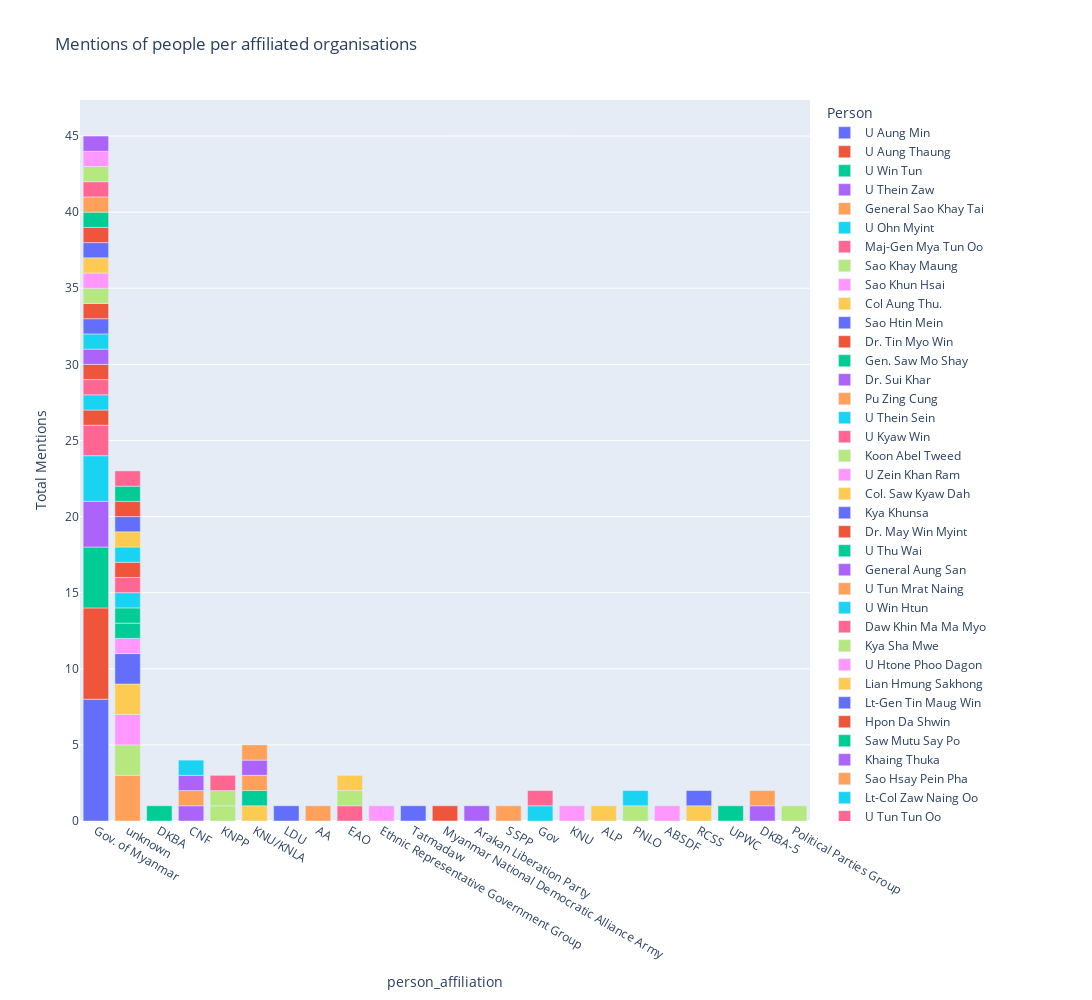

The code cell stored with this chart in its notebook:
### Markdown cell above
Bar chart of all mentions of persons and their affiliated organisations:

### Code cell
fig2 = px.bar(overall_with_orgs2, x="person_affiliation", y="Total Mentions", color="Person", title="Mentions of people per affiliated organisations")
fig2.update_layout(
    autosize=False,
    width=1500,
    height=1000,)
fig2.show()

### Figure 1 — Plotly figure (JSON) as saved in the notebook; plotly's stock layout.template omitted (floating-point values rounded to 4 significant figures)
{"data": [{"alignmentgroup": "True", "hovertemplate": "Person=U Aung Min<br>person_affiliation=%{x}<br>Total Mentions=%{y}<extra></extra>", "legendgroup": "U Aung Min", "marker": {"color": "#636efa", "pattern": {"shape": ""}}, "name": "U Aung Min", "offsetgroup": "U Aung Min", "orientation": "v", "showlegend": true, "textposition": "auto", "type": "bar", "x": ["Gov. of Myanmar"], "xaxis": "x", "y": [8], "yaxis": "y"}, {"alignmentgroup": "True", "hovertemplate": "Person=U Aung Thaung<br>person_affiliation=%{x}<br>Total Mentions=%{y}<extra></extra>", "legendgroup": "U Aung Thaung", "marker": {"color": "#EF553B", "pattern": {"shape": ""}}, "name": "U Aung Thaung", "offsetgroup": "U Aung Thaung", "orientation": "v", "showlegend": true, "textposition": "auto", "type": "bar", "x": ["Gov. of Myanmar"], "xaxis": "x", "y": [6], "yaxis": "y"}, {"alignmentgroup": "True", "hovertemplate": "Person=U Win Tun<br>person_affiliation=%{x}<br>Total Mentions=%{y}<extra></extra>", "legendgroup": "U Win Tun", "marker": {"color": "#00cc96", "pattern": {"shape": ""}}, "name": "U Win Tun", "offsetgroup": "U Win Tun", "orientation": "v", "showlegend": true, "textposition": "auto", "type": "bar", "x": ["Gov. of Myanmar"], "xaxis": "x", "y": [4], "yaxis": "y"}, {"alignmentgroup": "True", "hovertemplate": "Person=U Thein Zaw<br>person_affiliation=%{x}<br>Total Mentions=%{y}<extra></extra>", "legendgroup": "U Thein Zaw", "marker": {"color": "#ab63fa", "pattern": {"shape": ""}}, "name": "U Thein Zaw", "offsetgroup": "U Thein Zaw", "orientation": "v", "showlegend": true, "textposition": "auto", "type": "bar", "x": ["Gov. of Myanmar"], "xaxis": "x", "y": [3], "yaxis": "y"}, {"alignmentgroup": "True", "hovertemplate": "Person=General Sao Khay Tai<br>person_affiliation=%{x}<br>Total Mentions=%{y}<extra></extra>", "legendgroup": "General Sao Khay Tai", "marker": {"color": "#FFA15A", "pattern": {"shape": ""}}, "name": "General Sao Khay Tai", "offsetgroup": "General Sao Khay Tai", "orientation": "v", "showlegend": true, "textposition": "auto", "type": "bar", "x": ["unknown"], "xaxis": "x", "y": [3], "yaxis": "y"}, {"alignmentgroup": "True", "hovertemplate": "Person=U Ohn Myint<br>person_affiliation=%{x}<br>Total Mentions=%{y}<extra></extra>", "legendgroup": "U Ohn Myint", "marker": {"color": "#19d3f3", "pattern": {"shape": ""}}, "name": "U Ohn Myint", "offsetgroup": "U Ohn Myint", "orientation": "v", "showlegend": true, "textposition": "auto", "type": "bar", "x": ["Gov. of Myanmar"], "xaxis": "x", "y": [3], "yaxis": "y"}, {"alignmentgroup": "True", "hovertemplate": "Person=Maj-Gen Mya Tun Oo<br>person_affiliation=%{x}<br>Total Mentions=%{y}<extra></extra>", "legendgroup": "Maj-Gen Mya Tun Oo", "marker": {"color": "#FF6692", "pattern": {"shape": ""}}, "name": "Maj-Gen Mya Tun Oo", "offsetgroup": "Maj-Gen Mya Tun Oo", "orientation": "v", "showlegend": true, "textposition": "auto", "type": "bar", "x": ["Gov. of Myanmar"], "xaxis": "x", "y": [2], "yaxis": "y"}, {"alignmentgroup": "True", "hovertemplate": "Person=Sao Khay Maung<br>person_affiliation=%{x}<br>Total Mentions=%{y}<extra></extra>", "legendgroup": "Sao Khay Maung", "marker": {"color": "#B6E880", "pattern": {"shape": ""}}, "name": "Sao Khay Maung", "offsetgroup": "Sao Khay Maung", "orientation": "v", "showlegend": true, "textposition": "auto", "type": "bar", "x": ["unknown"], "xaxis": "x", "y": [2], "yaxis": "y"}, {"alignmentgroup": "True", "hovertemplate": "Person=Sao Khun Hsai<br>person_affiliation=%{x}<br>Total Mentions=%{y}<extra></extra>", "legendgroup": "Sao Khun Hsai", "marker": {"color": "#FF97FF", "pattern": {"shape": ""}}, "name": "Sao Khun Hsai", "offsetgroup": "Sao Khun Hsai", "orientation": "v", "showlegend": true, "textposition": "auto", "type": "bar", "x": ["unknown"], "xaxis": "x", "y": [2], "yaxis": "y"}, {"alignmentgroup": "True", "hovertemplate": "Person=Col Aung Thu.<br>person_affiliation=%{x}<br>Total Mentions=%{y}<extra></extra>", "legendgroup": "Col Aung Thu.", "marker": {"color": "#FECB52", "pattern": {"shape": ""}}, "name": "Col Aung Thu.", "offsetgroup": "Col Aung Thu.", "orientation": "v", "showlegend": true, "textposition": "auto", "type": "bar", "x": ["unknown"], "xaxis": "x", "y": [2], "yaxis": "y"}, {"alignmentgroup": "True", "hovertemplate": "Person=Sao Htin Mein<br>person_affiliation=%{x}<br>Total Mentions=%{y}<extra></extra>", "legendgroup": "Sao Htin Mein", "marker": {"color": "#636efa", "pattern": {"shape": ""}}, "name": "Sao Htin Mein", "offsetgroup": "Sao Htin Mein", "orientation": "v", "showlegend": true, "textposition": "auto", "type": "bar", "x": ["unknown"], "xaxis": "x", "y": [2], "yaxis": "y"}, {"alignmentgroup": "True", "hovertemplate": "Person=Dr. Tin Myo Win<br>person_affiliation=%{x}<br>Total Mentions=%{y}<extra></extra>", "legendgroup": "Dr. Tin Myo Win", "marker": {"color": "#EF553B", "pattern": {"shape": ""}}, "name": "Dr. Tin Myo Win", "offsetgroup": "Dr. Tin Myo Win", "orientation": "v", "showlegend": true, "textposition": "auto", "type": "bar", "x": ["Gov. of Myanmar"], "xaxis": "x", "y": [1], "yaxis": "y"}, {"alignmentgroup": "True", "hovertemplate": "Person=Gen. Saw Mo Shay<br>person_affiliation=%{x}<br>Total Mentions=%{y}<extra></extra>", "legendgroup": "Gen. Saw Mo Shay", "marker": {"color": "#00cc96", "pattern": {"shape": ""}}, "name": "Gen. Saw Mo Shay", "offsetgroup": "Gen. Saw Mo Shay", "orientation": "v", "showlegend": true, "textposition": "auto", "type": "bar", "x": ["DKBA"], "xaxis": "x", "y": [1], "yaxis": "y"}, {"alignmentgroup": "True", "hovertemplate": "Person=Dr. Sui Khar<br>person_affiliation=%{x}<br>Total Mentions=%{y}<extra></extra>", "legendgroup": "Dr. Sui Khar", "marker": {"color": "#ab63fa", "pattern": {"shape": ""}}, "name": "Dr. Sui Khar", "offsetgroup": "Dr. Sui Khar", "orientation": "v", "showlegend": true, "textposition": "auto", "type": "bar", "x": ["CNF"], "xaxis": "x", "y": [1], "yaxis": "y"}, {"alignmentgroup": "True", "hovertemplate": "Person=Pu Zing Cung<br>person_affiliation=%{x}<br>Total Mentions=%{y}<extra></extra>", "legendgroup": "Pu Zing Cung", "marker": {"color": "#FFA15A", "pattern": {"shape": ""}}, "name": "Pu Zing Cung", "offsetgroup": "Pu Zing Cung", "orientation": "v", "showlegend": true, "textposition": "auto", "type": "bar", "x": ["CNF"], "xaxis": "x", "y": [1], "yaxis": "y"}, {"alignmentgroup": "True", "hovertemplate": "Person=U Thein Sein<br>person_affiliation=%{x}<br>Total Mentions=%{y}<extra></extra>", "legendgroup": "U Thein Sein", "marker": {"color": "#19d3f3", "pattern": {"shape": ""}}, "name": "U Thein Sein", "offsetgroup": "U Thein Sein", "orientation": "v", "showlegend": true, "textposition": "auto", "type": "bar", "x": ["Gov. of Myanmar"], "xaxis": "x", "y": [1], "yaxis": "y"}, {"alignmentgroup": "True", "hovertemplate": "Person=U Kyaw Win<br>person_affiliation=%{x}<br>Total Mentions=%{y}<extra></extra>", "legendgroup": "U Kyaw Win", "marker": {"color": "#FF6692", "pattern": {"shape": ""}}, "name": "U Kyaw Win", "offsetgroup": "U Kyaw Win", "orientation": "v", "showlegend": true, "textposition": "auto", "type": "bar", "x": ["Gov. of Myanmar"], "xaxis": "x", "y": [1], "yaxis": "y"}, {"alignmentgroup": "True", "hovertemplate": "Person=Koon Abel Tweed<br>person_affiliation=%{x}<br>Total Mentions=%{y}<extra></extra>", "legendgroup": "Koon Abel Tweed", "marker": {"color": "#B6E880", "pattern": {"shape": ""}}, "name": "Koon Abel Tweed", "offsetgroup": "Koon Abel Tweed", "orientation": "v", "showlegend": true, "textposition": "auto", "type": "bar", "x": ["KNPP"], "xaxis": "x", "y": [1], "yaxis": "y"}, {"alignmentgroup": "True", "hovertemplate": "Person=U Zein Khan Ram<br>person_affiliation=%{x}<br>Total Mentions=%{y}<extra></extra>", "legendgroup": "U Zein Khan Ram", "marker": {"color": "#FF97FF", "pattern": {"shape": ""}}, "name": "U Zein Khan Ram", "offsetgroup": "U Zein Khan Ram", "orientation": "v", "showlegend": true, "textposition": "auto", "type": "bar", "x": ["unknown"], "xaxis": "x", "y": [1], "yaxis": "y"}, {"alignmentgroup": "True", "hovertemplate": "Person=Col. Saw Kyaw Dah<br>person_affiliation=%{x}<br>Total Mentions=%{y}<extra></extra>", "legendgroup": "Col. Saw Kyaw Dah", "marker": {"color": "#FECB52", "pattern": {"shape": ""}}, "name": "Col. Saw Kyaw Dah", "offsetgroup": "Col. Saw Kyaw Dah", "orientation": "v", "showlegend": true, "textposition": "auto", "type": "bar", "x": ["KNU/KNLA"], "xaxis": "x", "y": [1], "yaxis": "y"}, {"alignmentgroup": "True", "hovertemplate": "Person=Kya Khunsa<br>person_affiliation=%{x}<br>Total Mentions=%{y}<extra></extra>", "legendgroup": "Kya Khunsa", "marker": {"color": "#636efa", "pattern": {"shape": ""}}, "name": "Kya Khunsa", "offsetgroup": "Kya Khunsa", "orientation": "v", "showlegend": true, "textposition": "auto", "type": "bar", "x": ["LDU"], "xaxis": "x", "y": [1], "yaxis": "y"}, {"alignmentgroup": "True", "hovertemplate": "Person=Dr. May Win Myint<br>person_affiliation=%{x}<br>Total Mentions=%{y}<extra></extra>", "legendgroup": "Dr. May Win Myint", "marker": {"color": "#EF553B", "pattern": {"shape": ""}}, "name": "Dr. May Win Myint", "offsetgroup": "Dr. May Win Myint", "orientation": "v", "showlegend": true, "textposition": "auto", "type": "bar", "x": ["Gov. of Myanmar"], "xaxis": "x", "y": [1], "yaxis": "y"}, {"alignmentgroup": "True", "hovertemplate": "Person=U Thu Wai<br>person_affiliation=%{x}<br>Total Mentions=%{y}<extra></extra>", "legendgroup": "U Thu Wai", "marker": {"color": "#00cc96", "pattern": {"shape": ""}}, "name": "U Thu Wai", "offsetgroup": "U Thu Wai", "orientation": "v", "showlegend": true, "textposition": "auto", "type": "bar", "x": ["unknown"], "xaxis": "x", "y": [1], "yaxis": "y"}, {"alignmentgroup": "True", "hovertemplate": "Person=General Aung San<br>person_affiliation=%{x}<br>Total Mentions=%{y}<extra></extra>", "legendgroup": "General Aung San", "marker": {"color": "#ab63fa", "pattern": {"shape": ""}}, "name": "General Aung San", "offsetgroup": "General Aung San", "orientation": "v", "showlegend": true, "textposition": "auto", "type": "bar", "x": ["Gov. of Myanmar"], "xaxis": "x", "y": [1], "yaxis": "y"}, {"alignmentgroup": "True", "hovertemplate": "Person=U Tun Mrat Naing<br>person_affiliation=%{x}<br>Total Mentions=%{y}<extra></extra>", "legendgroup": "U Tun Mrat Naing", "marker": {"color": "#FFA15A", "pattern": {"shape": ""}}, "name": "U Tun Mrat Naing", "offsetgroup": "U Tun Mrat Naing", "orientation": "v", "showlegend": true, "textposition": "auto", "type": "bar", "x": ["AA"], "xaxis": "x", "y": [1], "yaxis": "y"}, {"alignmentgroup": "True", "hovertemplate": "Person=U Win Htun<br>person_affiliation=%{x}<br>Total Mentions=%{y}<extra></extra>", "legendgroup": "U Win Htun", "marker": {"color": "#19d3f3", "pattern": {"shape": ""}}, "name": "U Win Htun", "offsetgroup": "U Win Htun", "orientation": "v", "showlegend": true, "textposition": "auto", "type": "bar", "x": ["Gov. of Myanmar"], "xaxis": "x", "y": [1], "yaxis": "y"}, {"alignmentgroup": "True", "hovertemplate": "Person=Daw Khin Ma Ma Myo<br>person_affiliation=%{x}<br>Total Mentions=%{y}<extra></extra>", "legendgroup": "Daw Khin Ma Ma Myo", "marker": {"color": "#FF6692", "pattern": {"shape": ""}}, "name": "Daw Khin Ma Ma Myo", "offsetgroup": "Daw Khin Ma Ma Myo", "orientation": "v", "showlegend": true, "textposition": "auto", "type": "bar", "x": ["EAO"], "xaxis": "x", "y": [1], "yaxis": "y"}, {"alignmentgroup": "True", "hovertemplate": "Person=Kya Sha Mwe<br>person_affiliation=%{x}<br>Total Mentions=%{y}<extra></extra>", "legendgroup": "Kya Sha Mwe", "marker": {"color": "#B6E880", "pattern": {"shape": ""}}, "name": "Kya Sha Mwe", "offsetgroup": "Kya Sha Mwe", "orientation": "v", "showlegend": true, "textposition": "auto", "type": "bar", "x": ["EAO"], "xaxis": "x", "y": [1], "yaxis": "y"}, {"alignmentgroup": "True", "hovertemplate": "Person=U Htone Phoo Dagon<br>person_affiliation=%{x}<br>Total Mentions=%{y}<extra></extra>", "legendgroup": "U Htone Phoo Dagon", "marker": {"color": "#FF97FF", "pattern": {"shape": ""}}, "name": "U Htone Phoo Dagon", "offsetgroup": "U Htone Phoo Dagon", "orientation": "v", "showlegend": true, "textposition": "auto", "type": "bar", "x": ["Ethnic Representative Government Group"], "xaxis": "x", "y": [1], "yaxis": "y"}, {"alignmentgroup": "True", "hovertemplate": "Person=Lian Hmung Sakhong<br>person_affiliation=%{x}<br>Total Mentions=%{y}<extra></extra>", "legendgroup": "Lian Hmung Sakhong", "marker": {"color": "#FECB52", "pattern": {"shape": ""}}, "name": "Lian Hmung Sakhong", "offsetgroup": "Lian Hmung Sakhong", "orientation": "v", "showlegend": true, "textposition": "auto", "type": "bar", "x": ["EAO"], "xaxis": "x", "y": [1], "yaxis": "y"}, {"alignmentgroup": "True", "hovertemplate": "Person=Lt-Gen Tin Maug Win<br>person_affiliation=%{x}<br>Total Mentions=%{y}<extra></extra>", "legendgroup": "Lt-Gen Tin Maug Win", "marker": {"color": "#636efa", "pattern": {"shape": ""}}, "name": "Lt-Gen Tin Maug Win", "offsetgroup": "Lt-Gen Tin Maug Win", "orientation": "v", "showlegend": true, "textposition": "auto", "type": "bar", "x": ["Tatmadaw"], "xaxis": "x", "y": [1], "yaxis": "y"}, {"alignmentgroup": "True", "hovertemplate": "Person=Hpon Da Shwin<br>person_affiliation=%{x}<br>Total Mentions=%{y}<extra></extra>", "legendgroup": "Hpon Da Shwin", "marker": {"color": "#EF553B", "pattern": {"shape": ""}}, "name": "Hpon Da Shwin", "offsetgroup": "Hpon Da Shwin", "orientation": "v", "showlegend": true, "textposition": "auto", "type": "bar", "x": ["Myanmar National Democratic Alliance Army"], "xaxis": "x", "y": [1], "yaxis": "y"}, {"alignmentgroup": "True", "hovertemplate": "Person=Saw Mutu Say Po<br>person_affiliation=%{x}<br>Total Mentions=%{y}<extra></extra>", "legendgroup": "Saw Mutu Say Po", "marker": {"color": "#00cc96", "pattern": {"shape": ""}}, "name": "Saw Mutu Say Po", "offsetgroup": "Saw Mutu Say Po", "orientation": "v", "showlegend": true, "textposition": "auto", "type": "bar", "x": ["KNU/KNLA"], "xaxis": "x", "y": [1], "yaxis": "y"}, {"alignmentgroup": "True", "hovertemplate": "Person=Khaing Thuka<br>person_affiliation=%{x}<br>Total Mentions=%{y}<extra></extra>", "legendgroup": "Khaing Thuka", "marker": {"color": "#ab63fa", "pattern": {"shape": ""}}, "name": "Khaing Thuka", "offsetgroup": "Khaing Thuka", "orientation": "v", "showlegend": true, "textposition": "auto", "type": "bar", "x": ["Arakan Liberation Party"], "xaxis": "x", "y": [1], "yaxis": "y"}, {"alignmentgroup": "True", "hovertemplate": "Person=Sao Hsay Pein Pha<br>person_affiliation=%{x}<br>Total Mentions=%{y}<extra></extra>", "legendgroup": "Sao Hsay Pein Pha", "marker": {"color": "#FFA15A", "pattern": {"shape": ""}}, "name": "Sao Hsay Pein Pha", "offsetgroup": "Sao Hsay Pein Pha", "orientation": "v", "showlegend": true, "textposition": "auto", "type": "bar", "x": ["SSPP"], "xaxis": "x", "y": [1], "yaxis": "y"}, {"alignmentgroup": "True", "hovertemplate": "Person=Lt-Col Zaw Naing Oo<br>person_affiliation=%{x}<br>Total Mentions=%{y}<extra></extra>", "legendgroup": "Lt-Col Zaw Naing Oo", "marker": {"color": "#19d3f3", "pattern": {"shape": ""}}, "name": "Lt-Col Zaw Naing Oo", "offsetgroup": "Lt-Col Zaw Naing Oo", "orientation": "v", "showlegend": true, "textposition": "auto", "type": "bar", "x": ["Gov"], "xaxis": "x", "y": [1], "yaxis": "y"}, {"alignmentgroup": "True", "hovertemplate": "Person=U Tun Tun Oo<br>person_affiliation=%{x}<br>Total Mentions=%{y}<extra></extra>", "legendgroup": "U Tun Tun Oo", "marker": {"color": "#FF6692", "pattern": {"shape": ""}}, "name": "U Tun Tun Oo", "offsetgroup": "U Tun Tun Oo", "orientation": "v", "showlegend": true, "textposition": "auto", "type": "bar", "x": ["Gov"], "xaxis": "x", "y": [1], "yaxis": "y"}, {"alignmentgroup": "True", "hovertemplate": "Person=Khu Oo Re<br>person_affiliation=%{x}<br>Total Mentions=%{y}<extra></extra>", "legendgroup": "Khu Oo Re", "marker": {"color": "#B6E880", "pattern": {"shape": ""}}, "name": "Khu Oo Re", "offsetgroup": "Khu Oo Re", "orientation": "v", "showlegend": true, "textposition": "auto", "type": "bar", "x": ["KNPP"], "xaxis": "x", "y": [1], "yaxis": "y"}, {"alignmentgroup": "True", "hovertemplate": "Person=Padoh Saw Ta Doh Moo<br>person_affiliation=%{x}<br>Total Mentions=%{y}<extra></extra>", "legendgroup": "Padoh Saw Ta Doh Moo", "marker": {"color": "#FF97FF", "pattern": {"shape": ""}}, "name": "Padoh Saw Ta Doh Moo", "offsetgroup": "Padoh Saw Ta Doh Moo", "orientation": "v", "showlegend": true, "textposition": "auto", "type": "bar", "x": ["KNU"], "xaxis": "x", "y": [1], "yaxis": "y"}, {"alignmentgroup": "True", "hovertemplate": "Person=Lt. Col Khine Myo Chit<br>person_affiliation=%{x}<br>Total Mentions=%{y}<extra></extra>", "legendgroup": "Lt. Col Khine Myo Chit", "marker": {"color": "#FECB52", "pattern": {"shape": ""}}, "name": "Lt. Col Khine Myo Chit", "offsetgroup": "Lt. Col Khine Myo Chit", "orientation": "v", "showlegend": true, "textposition": "auto", "type": "bar", "x": ["ALP"], "xaxis": "x", "y": [1], "yaxis": "y"}, {"alignmentgroup": "True", "hovertemplate": "Person=Maj. Gen. Min Naung<br>person_affiliation=%{x}<br>Total Mentions=%{y}<extra></extra>", "legendgroup": "Maj. Gen. Min Naung", "marker": {"color": "#636efa", "pattern": {"shape": ""}}, "name": "Maj. Gen. Min Naung", "offsetgroup": "Maj. Gen. Min Naung", "orientation": "v", "showlegend": true, "textposition": "auto", "type": "bar", "x": ["Gov. of Myanmar"], "xaxis": "x", "y": [1], "yaxis": "y"}, {"alignmentgroup": "True", "hovertemplate": "Person=Htein Lin<br>person_affiliation=%{x}<br>Total Mentions=%{y}<extra></extra>", "legendgroup": "Htein Lin", "marker": {"color": "#EF553B", "pattern": {"shape": ""}}, "name": "Htein Lin", "offsetgroup": "Htein Lin", "orientation": "v", "showlegend": true, "textposition": "auto", "type": "bar", "x": ["Gov. of Myanmar"], "xaxis": "x", "y": [1], "yaxis": "y"}, {"alignmentgroup": "True", "hovertemplate": "Person=U Hung Ngai<br>person_affiliation=%{x}<br>Total Mentions=%{y}<extra></extra>", "legendgroup": "U Hung Ngai", "marker": {"color": "#00cc96", "pattern": {"shape": ""}}, "name": "U Hung Ngai", "offsetgroup": "U Hung Ngai", "orientation": "v", "showlegend": true, "textposition": "auto", "type": "bar", "x": ["unknown"], "xaxis": "x", "y": [1], "yaxis": "y"}, {"alignmentgroup": "True", "hovertemplate": "Person=Pu Zin Cun<br>person_affiliation=%{x}<br>Total Mentions=%{y}<extra></extra>", "legendgroup": "Pu Zin Cun", "marker": {"color": "#ab63fa", "pattern": {"shape": ""}}, "name": "Pu Zin Cun", "offsetgroup": "Pu Zin Cun", "orientation": "v", "showlegend": true, "textposition": "auto", "type": "bar", "x": ["CNF"], "xaxis": "x", "y": [1], "yaxis": "y"}, {"alignmentgroup": "True", "hovertemplate": "Person=General Secretary Naw Zipporah Sein<br>person_affiliation=%{x}<br>Total Mentions=%{y}<extra></extra>", "legendgroup": "General Secretary Naw Zipporah Sein", "marker": {"color": "#FFA15A", "pattern": {"shape": ""}}, "name": "General Secretary Naw Zipporah Sein", "offsetgroup": "General Secretary Naw Zipporah Sein", "orientation": "v", "showlegend": true, "textposition": "auto", "type": "bar", "x": ["KNU/KNLA"], "xaxis": "x", "y": [1], "yaxis": "y"}, {"alignmentgroup": "True", "hovertemplate": "Person=U Twan Zaw<br>person_affiliation=%{x}<br>Total Mentions=%{y}<extra></extra>", "legendgroup": "U Twan Zaw", "marker": {"color": "#19d3f3", "pattern": {"shape": ""}}, "name": "U Twan Zaw", "offsetgroup": "U Twan Zaw", "orientation": "v", "showlegend": true, "textposition": "auto", "type": "bar", "x": ["unknown"], "xaxis": "x", "y": [1], "yaxis": "y"}, {"alignmentgroup": "True", "hovertemplate": "Person=Khu Oo Reh<br>person_affiliation=%{x}<br>Total Mentions=%{y}<extra></extra>", "legendgroup": "Khu Oo Reh", "marker": {"color": "#FF6692", "pattern": {"shape": ""}}, "name": "Khu Oo Reh", "offsetgroup": "Khu Oo Reh", "orientation": "v", "showlegend": true, "textposition": "auto", "type": "bar", "x": ["KNPP"], "xaxis": "x", "y": [1], "yaxis": "y"}, {"alignmentgroup": "True", "hovertemplate": "Person=U Khin Maung Soe<br>person_affiliation=%{x}<br>Total Mentions=%{y}<extra></extra>", "legendgroup": "U Khin Maung Soe", "marker": {"color": "#B6E880", "pattern": {"shape": ""}}, "name": "U Khin Maung Soe", "offsetgroup": "U Khin Maung Soe", "orientation": "v", "showlegend": true, "textposition": "auto", "type": "bar", "x": ["Gov. of Myanmar"], "xaxis": "x", "y": [1], "yaxis": "y"}, {"alignmentgroup": "True", "hovertemplate": "Person=Lt. Gen. Ye Aung<br>person_affiliation=%{x}<br>Total Mentions=%{y}<extra></extra>", "legendgroup": "Lt. Gen. Ye Aung", "marker": {"color": "#FF97FF", "pattern": {"shape": ""}}, "name": "Lt. Gen. Ye Aung", "offsetgroup": "Lt. Gen. Ye Aung", "orientation": "v", "showlegend": true, "textposition": "auto", "type": "bar", "x": ["Gov. of Myanmar"], "xaxis": "x", "y": [1], "yaxis": "y"}, {"alignmentgroup": "True", "hovertemplate": "Person=Maj. Gen. Tun Tun Naung<br>person_affiliation=%{x}<br>Total Mentions=%{y}<extra></extra>", "legendgroup": "Maj. Gen. Tun Tun Naung", "marker": {"color": "#FECB52", "pattern": {"shape": ""}}, "name": "Maj. Gen. Tun Tun Naung", "offsetgroup": "Maj. Gen. Tun Tun Naung", "orientation": "v", "showlegend": true, "textposition": "auto", "type": "bar", "x": ["Gov. of Myanmar"], "xaxis": "x", "y": [1], "yaxis": "y"}, {"alignmentgroup": "True", "hovertemplate": "Person=Maj. Gen. Aung Kyaw Zaw<br>person_affiliation=%{x}<br>Total Mentions=%{y}<extra></extra>", "legendgroup": "Maj. Gen. Aung Kyaw Zaw", "marker": {"color": "#636efa", "pattern": {"shape": ""}}, "name": "Maj. Gen. Aung Kyaw Zaw", "offsetgroup": "Maj. Gen. Aung Kyaw Zaw", "orientation": "v", "showlegend": true, "textposition": "auto", "type": "bar", "x": ["Gov. of Myanmar"], "xaxis": "x", "y": [1], "yaxis": "y"}, {"alignmentgroup": "True", "hovertemplate": "Person=U Myint Soe<br>person_affiliation=%{x}<br>Total Mentions=%{y}<extra></extra>", "legendgroup": "U Myint Soe", "marker": {"color": "#EF553B", "pattern": {"shape": ""}}, "name": "U Myint Soe", "offsetgroup": "U Myint Soe", "orientation": "v", "showlegend": true, "textposition": "auto", "type": "bar", "x": ["Gov. of Myanmar"], "xaxis": "x", "y": [1], "yaxis": "y"}, {"alignmentgroup": "True", "hovertemplate": "Person=Dr. Min Zaw Oo<br>person_affiliation=%{x}<br>Total Mentions=%{y}<extra></extra>", "legendgroup": "Dr. Min Zaw Oo", "marker": {"color": "#00cc96", "pattern": {"shape": ""}}, "name": "Dr. Min Zaw Oo", "offsetgroup": "Dr. Min Zaw Oo", "orientation": "v", "showlegend": true, "textposition": "auto", "type": "bar", "x": ["Gov. of Myanmar"], "xaxis": "x", "y": [1], "yaxis": "y"}, {"alignmentgroup": "True", "hovertemplate": "Person=Maj. Gen. Saw Isaac Poe<br>person_affiliation=%{x}<br>Total Mentions=%{y}<extra></extra>", "legendgroup": "Maj. Gen. Saw Isaac Poe", "marker": {"color": "#ab63fa", "pattern": {"shape": ""}}, "name": "Maj. Gen. Saw Isaac Poe", "offsetgroup": "Maj. Gen. Saw Isaac Poe", "orientation": "v", "showlegend": true, "textposition": "auto", "type": "bar", "x": ["KNU/KNLA"], "xaxis": "x", "y": [1], "yaxis": "y"}, {"alignmentgroup": "True", "hovertemplate": "Person=Maj. Gen. Saw Nay Soe Mya<br>person_affiliation=%{x}<br>Total Mentions=%{y}<extra></extra>", "legendgroup": "Maj. Gen. Saw Nay Soe Mya", "marker": {"color": "#FFA15A", "pattern": {"shape": ""}}, "name": "Maj. Gen. Saw Nay Soe Mya", "offsetgroup": "Maj. Gen. Saw Nay Soe Mya", "orientation": "v", "showlegend": true, "textposition": "auto", "type": "bar", "x": ["KNU/KNLA"], "xaxis": "x", "y": [1], "yaxis": "y"}, {"alignmentgroup": "True", "hovertemplate": "Person=Dr. Shwe Kah<br>person_affiliation=%{x}<br>Total Mentions=%{y}<extra></extra>", "legendgroup": "Dr. Shwe Kah", "marker": {"color": "#19d3f3", "pattern": {"shape": ""}}, "name": "Dr. Shwe Kah", "offsetgroup": "Dr. Shwe Kah", "orientation": "v", "showlegend": true, "textposition": "auto", "type": "bar", "x": ["CNF"], "xaxis": "x", "y": [1], "yaxis": "y"}, {"alignmentgroup": "True", "hovertemplate": "Person=Col. Saw Kyaw Than Htay<br>person_affiliation=%{x}<br>Total Mentions=%{y}<extra></extra>", "legendgroup": "Col. Saw Kyaw Than Htay", "marker": {"color": "#FF6692", "pattern": {"shape": ""}}, "name": "Col. Saw Kyaw Than Htay", "offsetgroup": "Col. Saw Kyaw Than Htay", "orientation": "v", "showlegend": true, "textposition": "auto", "type": "bar", "x": ["unknown"], "xaxis": "x", "y": [1], "yaxis": "y"}, {"alignmentgroup": "True", "hovertemplate": "Person=Lt. Col. Khun Aung Mang<br>person_affiliation=%{x}<br>Total Mentions=%{y}<extra></extra>", "legendgroup": "Lt. Col. Khun Aung Mang", "marker": {"color": "#B6E880", "pattern": {"shape": ""}}, "name": "Lt. Col. Khun Aung Mang", "offsetgroup": "Lt. Col. Khun Aung Mang", "orientation": "v", "showlegend": true, "textposition": "auto", "type": "bar", "x": ["PNLO"], "xaxis": "x", "y": [1], "yaxis": "y"}, {"alignmentgroup": "True", "hovertemplate": "Person=Salai Yaw Aung<br>person_affiliation=%{x}<br>Total Mentions=%{y}<extra></extra>", "legendgroup": "Salai Yaw Aung", "marker": {"color": "#FF97FF", "pattern": {"shape": ""}}, "name": "Salai Yaw Aung", "offsetgroup": "Salai Yaw Aung", "orientation": "v", "showlegend": true, "textposition": "auto", "type": "bar", "x": ["ABSDF"], "xaxis": "x", "y": [1], "yaxis": "y"}, {"alignmentgroup": "True", "hovertemplate": "Person=Col. Hsaung Han<br>person_affiliation=%{x}<br>Total Mentions=%{y}<extra></extra>", "legendgroup": "Col. Hsaung Han", "marker": {"color": "#FECB52", "pattern": {"shape": ""}}, "name": "Col. Hsaung Han", "offsetgroup": "Col. Hsaung Han", "orientation": "v", "showlegend": true, "textposition": "auto", "type": "bar", "x": ["RCSS"], "xaxis": "x", "y": [1], "yaxis": "y"}, {"alignmentgroup": "True", "hovertemplate": "Person=Sai Liang<br>person_affiliation=%{x}<br>Total Mentions=%{y}<extra></extra>", "legendgroup": "Sai Liang", "marker": {"color": "#636efa", "pattern": {"shape": ""}}, "name": "Sai Liang", "offsetgroup": "Sai Liang", "orientation": "v", "showlegend": true, "textposition": "auto", "type": "bar", "x": ["RCSS"], "xaxis": "x", "y": [1], "yaxis": "y"}, {"alignmentgroup": "True", "hovertemplate": "Person=Col. Aung Lwin<br>person_affiliation=%{x}<br>Total Mentions=%{y}<extra></extra>", "legendgroup": "Col. Aung Lwin", "marker": {"color": "#EF553B", "pattern": {"shape": ""}}, "name": "Col. Aung Lwin", "offsetgroup": "Col. Aung Lwin", "orientation": "v", "showlegend": true, "textposition": "auto", "type": "bar", "x": ["unknown"], "xaxis": "x", "y": [1], "yaxis": "y"}, {"alignmentgroup": "True", "hovertemplate": "Person=U Khin Mg Soe<br>person_affiliation=%{x}<br>Total Mentions=%{y}<extra></extra>", "legendgroup": "U Khin Mg Soe", "marker": {"color": "#00cc96", "pattern": {"shape": ""}}, "name": "U Khin Mg Soe", "offsetgroup": "U Khin Mg Soe", "orientation": "v", "showlegend": true, "textposition": "auto", "type": "bar", "x": ["UPWC"], "xaxis": "x", "y": [1], "yaxis": "y"}, {"alignmentgroup": "True", "hovertemplate": "Person=U Saw Mu Shay<br>person_affiliation=%{x}<br>Total Mentions=%{y}<extra></extra>", "legendgroup": "U Saw Mu Shay", "marker": {"color": "#ab63fa", "pattern": {"shape": ""}}, "name": "U Saw Mu Shay", "offsetgroup": "U Saw Mu Shay", "orientation": "v", "showlegend": true, "textposition": "auto", "type": "bar", "x": ["DKBA-5"], "xaxis": "x", "y": [1], "yaxis": "y"}, {"alignmentgroup": "True", "hovertemplate": "Person=Maj. Gen Saw Lar Pwe<br>person_affiliation=%{x}<br>Total Mentions=%{y}<extra></extra>", "legendgroup": "Maj. Gen Saw Lar Pwe", "marker": {"color": "#FFA15A", "pattern": {"shape": ""}}, "name": "Maj. Gen Saw Lar Pwe", "offsetgroup": "Maj. Gen Saw Lar Pwe", "orientation": "v", "showlegend": true, "textposition": "auto", "type": "bar", "x": ["Gov. of Myanmar"], "xaxis": "x", "y": [1], "yaxis": "y"}, {"alignmentgroup": "True", "hovertemplate": "Person=U Sao Aung Myat<br>person_affiliation=%{x}<br>Total Mentions=%{y}<extra></extra>", "legendgroup": "U Sao Aung Myat", "marker": {"color": "#19d3f3", "pattern": {"shape": ""}}, "name": "U Sao Aung Myat", "offsetgroup": "U Sao Aung Myat", "orientation": "v", "showlegend": true, "textposition": "auto", "type": "bar", "x": ["unknown"], "xaxis": "x", "y": [1], "yaxis": "y"}, {"alignmentgroup": "True", "hovertemplate": "Person=U Maung Maung Thein<br>person_affiliation=%{x}<br>Total Mentions=%{y}<extra></extra>", "legendgroup": "U Maung Maung Thein", "marker": {"color": "#FF6692", "pattern": {"shape": ""}}, "name": "U Maung Maung Thein", "offsetgroup": "U Maung Maung Thein", "orientation": "v", "showlegend": true, "textposition": "auto", "type": "bar", "x": ["Gov. of Myanmar"], "xaxis": "x", "y": [1], "yaxis": "y"}, {"alignmentgroup": "True", "hovertemplate": "Person=Maj-Gen Aung Kyaw Zaw<br>person_affiliation=%{x}<br>Total Mentions=%{y}<extra></extra>", "legendgroup": "Maj-Gen Aung Kyaw Zaw", "marker": {"color": "#B6E880", "pattern": {"shape": ""}}, "name": "Maj-Gen Aung Kyaw Zaw", "offsetgroup": "Maj-Gen Aung Kyaw Zaw", "orientation": "v", "showlegend": true, "textposition": "auto", "type": "bar", "x": ["Gov. of Myanmar"], "xaxis": "x", "y": [1], "yaxis": "y"}, {"alignmentgroup": "True", "hovertemplate": "Person=Maj-Gen Zaw Win<br>person_affiliation=%{x}<br>Total Mentions=%{y}<extra></extra>", "legendgroup": "Maj-Gen Zaw Win", "marker": {"color": "#FF97FF", "pattern": {"shape": ""}}, "name": "Maj-Gen Zaw Win", "offsetgroup": "Maj-Gen Zaw Win", "orientation": "v", "showlegend": true, "textposition": "auto", "type": "bar", "x": ["Gov. of Myanmar"], "xaxis": "x", "y": [1], "yaxis": "y"}, {"alignmentgroup": "True", "hovertemplate": "Person=U Soe Tint<br>person_affiliation=%{x}<br>Total Mentions=%{y}<extra></extra>", "legendgroup": "U Soe Tint", "marker": {"color": "#FECB52", "pattern": {"shape": ""}}, "name": "U Soe Tint", "offsetgroup": "U Soe Tint", "orientation": "v", "showlegend": true, "textposition": "auto", "type": "bar", "x": ["unknown"], "xaxis": "x", "y": [1], "yaxis": "y"}, {"alignmentgroup": "True", "hovertemplate": "Person=Sao Khin Min<br>person_affiliation=%{x}<br>Total Mentions=%{y}<extra></extra>", "legendgroup": "Sao Khin Min", "marker": {"color": "#636efa", "pattern": {"shape": ""}}, "name": "Sao Khin Min", "offsetgroup": "Sao Khin Min", "orientation": "v", "showlegend": true, "textposition": "auto", "type": "bar", "x": ["unknown"], "xaxis": "x", "y": [1], "yaxis": "y"}, {"alignmentgroup": "True", "hovertemplate": "Person=Sao Kyaw Hla<br>person_affiliation=%{x}<br>Total Mentions=%{y}<extra></extra>", "legendgroup": "Sao Kyaw Hla", "marker": {"color": "#EF553B", "pattern": {"shape": ""}}, "name": "Sao Kyaw Hla", "offsetgroup": "Sao Kyaw Hla", "orientation": "v", "showlegend": true, "textposition": "auto", "type": "bar", "x": ["unknown"], "xaxis": "x", "y": [1], "yaxis": "y"}, {"alignmentgroup": "True", "hovertemplate": "Person=Sao Laung Khay<br>person_affiliation=%{x}<br>Total Mentions=%{y}<extra></extra>", "legendgroup": "Sao Laung Khay", "marker": {"color": "#00cc96", "pattern": {"shape": ""}}, "name": "Sao Laung Khay", "offsetgroup": "Sao Laung Khay", "orientation": "v", "showlegend": true, "textposition": "auto", "type": "bar", "x": ["unknown"], "xaxis": "x", "y": [1], "yaxis": "y"}, {"alignmentgroup": "True", "hovertemplate": "Person=Lt. Gen. Ya Pyit<br>person_affiliation=%{x}<br>Total Mentions=%{y}<extra></extra>", "legendgroup": "Lt. Gen. Ya Pyit", "marker": {"color": "#ab63fa", "pattern": {"shape": ""}}, "name": "Lt. Gen. Ya Pyit", "offsetgroup": "Lt. Gen. Ya Pyit", "orientation": "v", "showlegend": true, "textposition": "auto", "type": "bar", "x": ["Gov. of Myanmar"], "xaxis": "x", "y": [1], "yaxis": "y"}, {"alignmentgroup": "True", "hovertemplate": "Person=U Saw Lah Pwe<br>person_affiliation=%{x}<br>Total Mentions=%{y}<extra></extra>", "legendgroup": "U Saw Lah Pwe", "marker": {"color": "#FFA15A", "pattern": {"shape": ""}}, "name": "U Saw Lah Pwe", "offsetgroup": "U Saw Lah Pwe", "orientation": "v", "showlegend": true, "textposition": "auto", "type": "bar", "x": ["DKBA-5"], "xaxis": "x", "y": [1], "yaxis": "y"}, {"alignmentgroup": "True", "hovertemplate": "Person=U Khun Okkar<br>person_affiliation=%{x}<br>Total Mentions=%{y}<extra></extra>", "legendgroup": "U Khun Okkar", "marker": {"color": "#19d3f3", "pattern": {"shape": ""}}, "name": "U Khun Okkar", "offsetgroup": "U Khun Okkar", "orientation": "v", "showlegend": true, "textposition": "auto", "type": "bar", "x": ["PNLO"], "xaxis": "x", "y": [1], "yaxis": "y"}, {"alignmentgroup": "True", "hovertemplate": "Person=U Khun Myint Htun<br>person_affiliation=%{x}<br>Total Mentions=%{y}<extra></extra>", "legendgroup": "U Khun Myint Htun", "marker": {"color": "#FF6692", "pattern": {"shape": ""}}, "name": "U Khun Myint Htun", "offsetgroup": "U Khun Myint Htun", "orientation": "v", "showlegend": true, "textposition": "auto", "type": "bar", "x": ["unknown"], "xaxis": "x", "y": [1], "yaxis": "y"}, {"alignmentgroup": "True", "hovertemplate": "Person=Nang Aye Aye Thwe<br>person_affiliation=%{x}<br>Total Mentions=%{y}<extra></extra>", "legendgroup": "Nang Aye Aye Thwe", "marker": {"color": "#B6E880", "pattern": {"shape": ""}}, "name": "Nang Aye Aye Thwe", "offsetgroup": "Nang Aye Aye Thwe", "orientation": "v", "showlegend": true, "textposition": "auto", "type": "bar", "x": ["Political Parties Group"], "xaxis": "x", "y": [1], "yaxis": "y"}], "layout": {"autosize": false, "barmode": "relative", "height": 1000, "legend": {"title": {"text": "Person"}, "tracegroupgap": 0}, "title": {"text": "Mentions of people per affiliated organisations"}, "width": 1500, "xaxis": {"anchor": "y", "autorange": true, "domain": [0, 1], "range": [-0.5, 22.5], "title": {"text": "person_affiliation"}, "type": "category"}, "yaxis": {"anchor": "x", "autorange": true, "domain": [0, 1], "range": [0, 47.37], "title": {"text": "Total Mentions"}, "type": "linear"}}}
